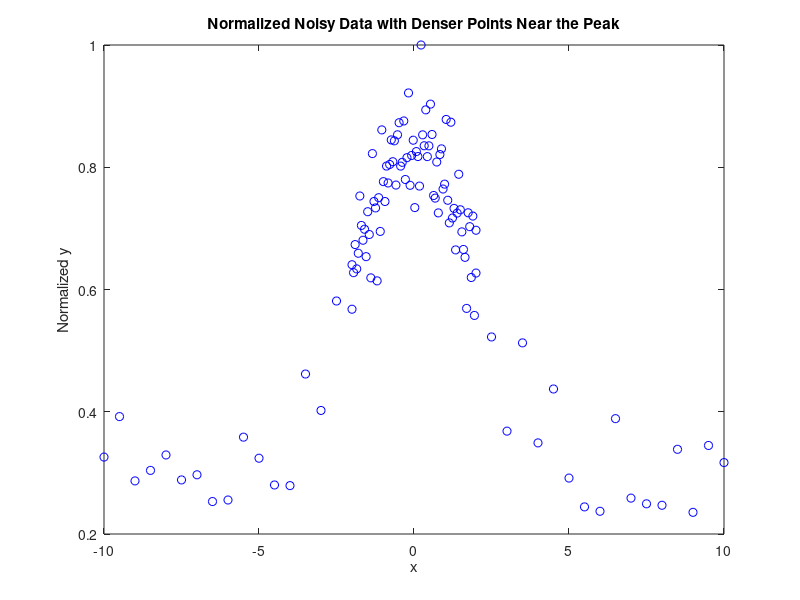

Reproduce this figure in MATLAB. (Note: this script raises an error after producing the figure.)
% Clear workspace and command window
clear; clc;

% Define the true parameters for the Gaussian with offset
true_A = 1.0;      % Amplitude
true_mu = 0.0;     % Mean (center of the peak)
true_sigma = 2.0;  % Standard deviation (width)
true_C = 0.5;      % Baseline offset

% Simulate denser sampling near the peak (e.g., around x = 0)
x_dense = linspace(-2, 2, 80);         % Dense data in the peak region
x_tails = [-10:0.5:-2, 2:0.5:10];     % Sparse data in the tails
x_combined = sort([x_dense, x_tails]); % Combine dense and sparse data

% Generate noisy Gaussian data with denser points near the peak
noise_level = 0.1; % Set the noise level
y_combined = true_A * exp(-(x_combined - true_mu).^2 / (2 * true_sigma^2)) + true_C + ...
             noise_level * randn(size(x_combined));

% Normalize the noisy data so the maximum value is 1
y_combined = y_combined / max(y_combined);

% Plot the normalized noisy data
figure
plot(x_combined, y_combined, 'bo');
title('Normalized Noisy Data with Denser Points Near the Peak');
xlabel('x');
ylabel('Normalized y');
hold on;

% Define the custom Gaussian model with an offset
gaussian_model = fittype('A*exp(-(x-mu)^2/(2*sigma^2)) + C', ...
                         'independent', 'x', ...
                         'coefficients', {'A', 'mu', 'sigma', 'C'});

% Set initial guesses for the fit parameters (optional, but recommended)
initial_guess = [1, 0, 2, 0.5];  % [A, mu, sigma, C]

% Fit the Gaussian model to the combined data
[fit_result, gof] = fit(x_combined', y_combined', gaussian_model, 'StartPoint', initial_guess);

% Plot the fitted Gaussian curve
plot(fit_result, 'r-');  % Red line for fitted Gaussian
legend('Normalized Noisy Data', 'Fitted Gaussian');
hold off;

% Display the goodness of fit and fitted parameters
disp('Fitted Parameters:');
disp(fit_result);

% Display goodness-of-fit statistics
disp('Goodness of Fit:');
disp(gof);

% Calculate FWHM (Full Width at Half Maximum)
sigma_fitted = fit_result.sigma;
FWHM = 2 * sqrt(2 * log(2)) * sigma_fitted;  % FWHM formula for Gaussian
fprintf('FWHM (Largeur à mi-hauteur): %.4f\n', FWHM);

% Calculate Contrast (Difference between the maximum y-value and baseline C)
% The peak of the Gaussian occurs at x = mu, so we calculate the peak value
x_peak = fit_result.mu;
y_peak = fit_result.A * exp(-(x_peak - fit_result.mu).^2 / (2 * fit_result.sigma^2)) + fit_result.C;

contrast = y_peak - fit_result.C;
fprintf('Contrast (Peak y-value - C): %.4f\n', contrast);

% Optionally, access other individual parameters like this:
A_fitted = fit_result.A;
mu_fitted = fit_result.mu;
C_fitted = fit_result.C;

% Print the fitted parameters
fprintf('Fitted parameters: A = %.4f, mu = %.4f, sigma = %.4f, C = %.4f\n', ...
        A_fitted, mu_fitted, sigma_fitted, C_fitted);
